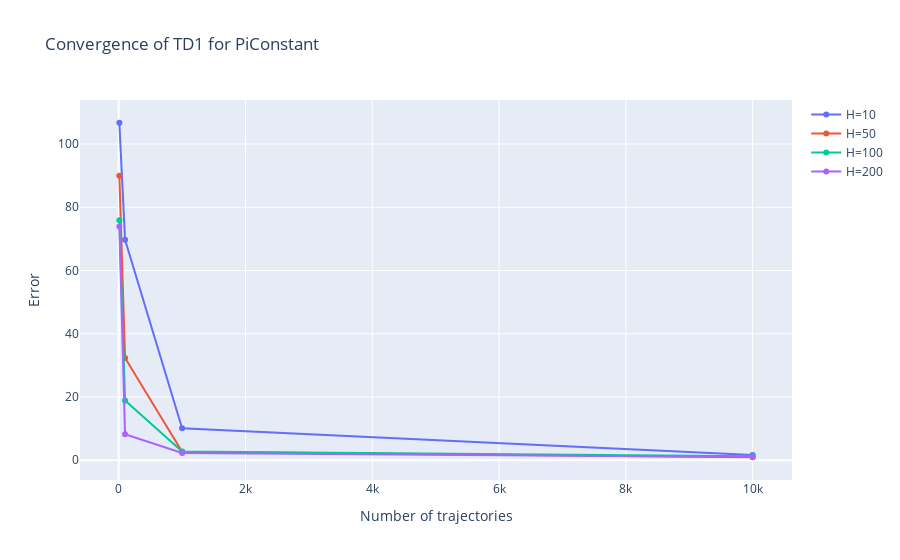

The code cell stored with this chart in its notebook:
### Code cell
H=[10,50,100,200]
T=[10,10**2,10**3,10**4]
V_td1=[TD1(PiConstant, h, t) for h in H for t in T]
V_mi=EvaluatePolicy(PiConstant)
diff=[]
for v in V_td1:
    diff.append(np.linalg.norm(v-V_mi,ord=np.inf)) #c'était déjà bon sans le inf

#plot for each value of H, the convergence of TD1 as a function of T
fig = go.Figure()
for i in range(len(H)):
    fig.add_trace(go.Scatter(x=T, y=diff[4*i:4*i+4], name='H='+str(H[i])))
fig.update_layout(title="Convergence of TD1 for PiConstant",xaxis_title="Number of trajectories",yaxis_title="Error")

fig.show()

### Figure 1 — Plotly figure (JSON) as saved in the notebook; plotly's stock layout.template omitted (floating-point values rounded to 4 significant figures)
{"data": [{"name": "H=10", "type": "scatter", "x": [10, 100, 1000, 10000], "y": [106.7, 69.73, 10.07, 1.626]}, {"name": "H=50", "type": "scatter", "x": [10, 100, 1000, 10000], "y": [89.94, 32.31, 2.673, 0.9293]}, {"name": "H=100", "type": "scatter", "x": [10, 100, 1000, 10000], "y": [75.88, 18.89, 2.739, 1.268]}, {"name": "H=200", "type": "scatter", "x": [10, 100, 1000, 10000], "y": [73.93, 8.212, 2.31, 1.045]}], "layout": {"title": {"text": "Convergence of TD1 for PiConstant"}, "xaxis": {"title": {"text": "Number of trajectories"}}, "yaxis": {"title": {"text": "Error"}}}}
